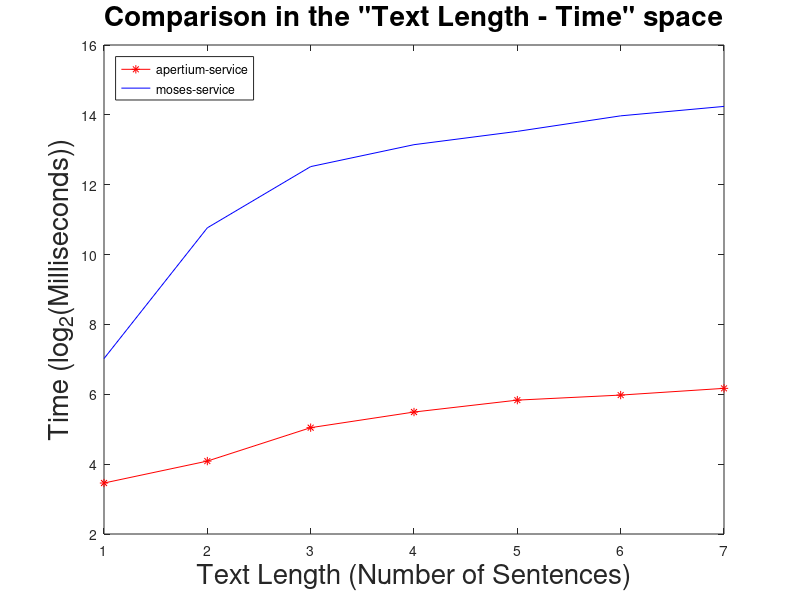

Reproduce this figure in MATLAB. (Note: this script raises an error after producing the figure.)
ay = [11 17 33 45 57 63 72];
my = [130 1741 5868 9067 11807 16068 19375];
x = 1:1:length(ay);

plot(x, log2(ay), "-*r;apertium-service;", x, log2(my), "-b;moses-service;");

title ('Comparison in the "Text Length - Time" space', "fontsize", 20);
xlabel ("Text Length (Number of Sentences)", "fontsize", 20);
ylabel ("Time (log_{2}(Milliseconds))", "fontsize", 20);
legend ("location", "northwest");

print comp.eps -deps -mono -solid -F:20;

replot;
